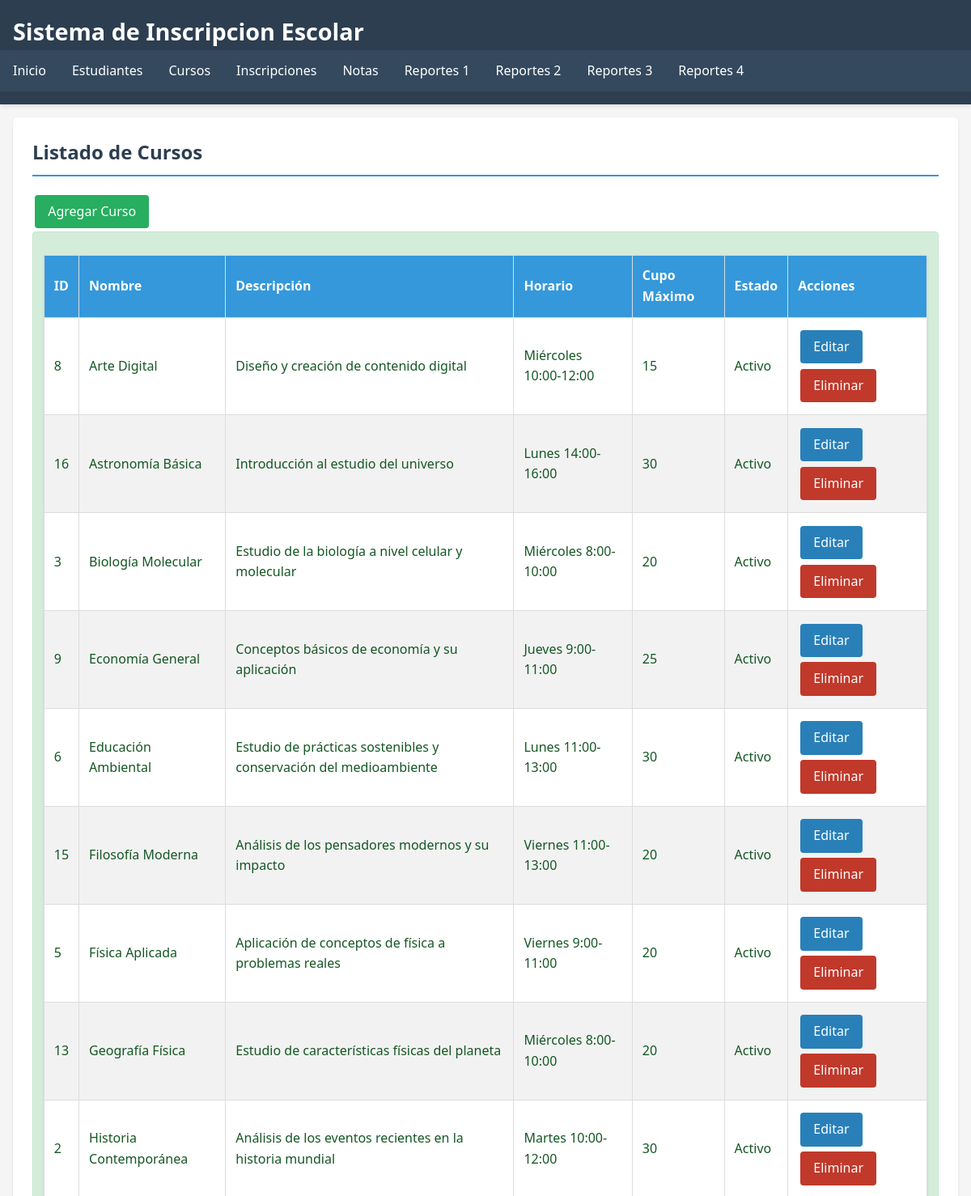
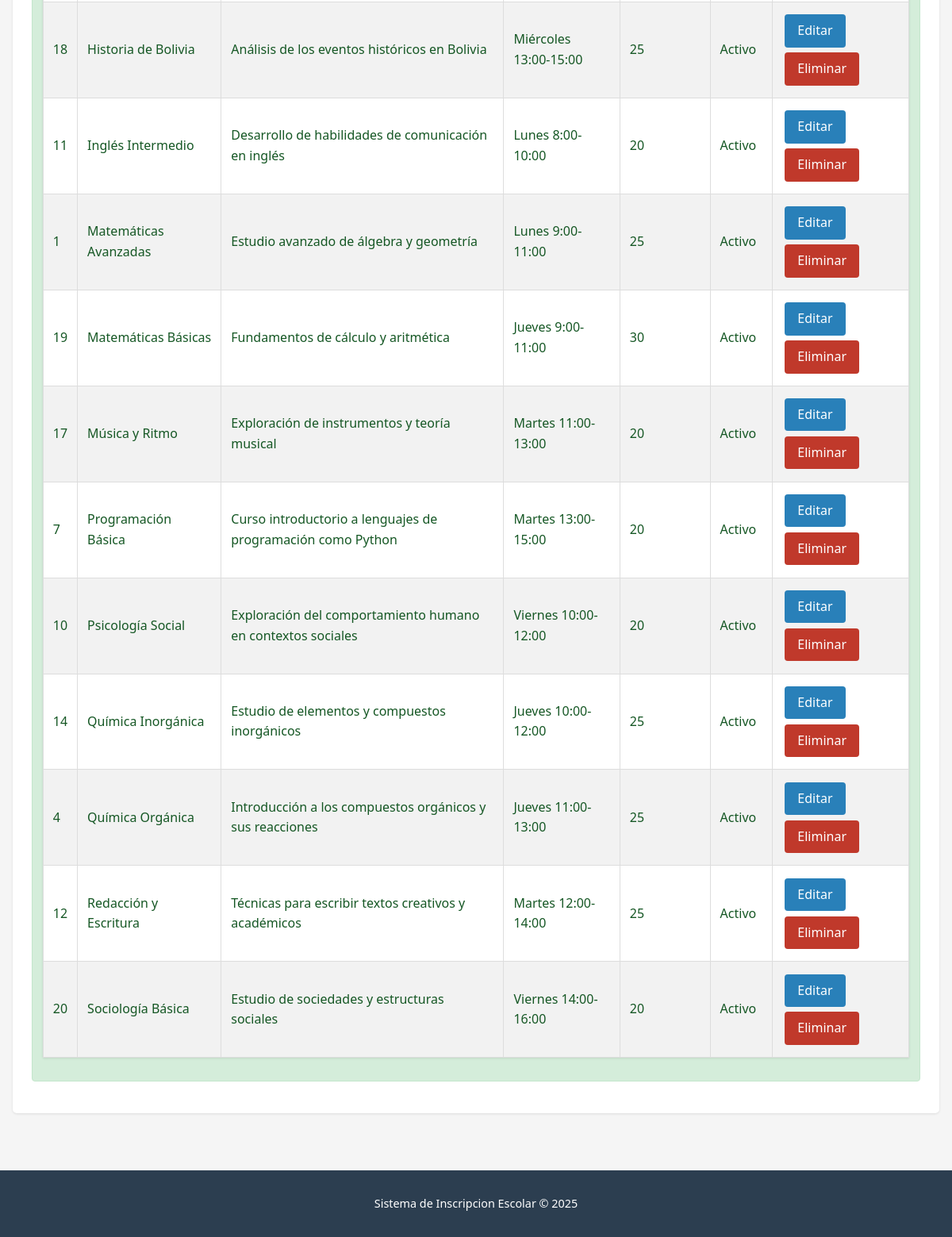
/cursos/listar.php, run on the app's committed database (2 pictures, top to bottom).
### tables this page shows
CREATE TABLE `cursos` (
  `id_curso` int(11) NOT NULL,
  `nombre` varchar(100) NOT NULL,
  `descripcion` text DEFAULT NULL,
  `horario` varchar(50) DEFAULT NULL,
  `cupo_maximo` int(11) DEFAULT NULL,
  `estado` enum('activo','inactivo') DEFAULT 'activo'
);

### cursos/listar.php (the view, shortened to what this page needs)
<?php
require_once('../includes/conexion.php');
$query = "SELECT * FROM cursos ORDER BY nombre";
$resultado = mysqli_query($conexion, $query);
include('../includes/header.php');
?>
<div class="card">
    <h2>Listado de Cursos</h2>
    <a href="agregar.php" class="btn btn-agregar">Agregar Curso</a>
    <div class="alert alert-success">
    <table>
        <thead>
            <tr>
                <th>ID</th>
                <th>Nombre</th>
                <th>Descripción</th>
                <th>Horario</th>
                <th>Cupo Máximo</th>
                <th>Estado</th>
                <th>Acciones</th>
            </tr>
        </thead>
        <tbody>
        <?php if (mysqli_num_rows($resultado) > 0): ?>
            <?php while ($curso = mysqli_fetch_assoc($resultado)): ?>
                <tr>
                    <td><?php echo $curso['id_curso']; ?></td>
                    <td><?php echo $curso['nombre']; ?></td>
                    <td><?php echo $curso['descripcion']; ?></td>
                    <td><?php echo $curso['horario']; ?></td>
                    <td><?php echo $curso['cupo_maximo']; ?></td>
                    <td><?php echo $curso['estado'] == 'activo' ? 'Activo' : 'Inactivo'; ?></td>
                    <td>
                        <a href="editar.php?id=<?php echo $curso['id_curso']; ?>" class="btn btn-editar">Editar</a>
                        <a href="eliminar.php?id=<?php echo $curso['id_curso']; ?>" class="btn btn-eliminar">Eliminar</a>
                    </td>
                </tr>
            <?php endwhile; ?>
        <?php else: ?>
            <tr>
                <td colspan="7">No hay cursos registrados.</td>
            </tr>
        <?php endif; ?>
        </tbody>
    </table>
    </div>
</div>
<?php
include('../includes/footer.php');
?>

### css/estilo.css (style rules this page uses)
body { font-family: 'Segoe UI', Tahoma, Geneva, Verdana, sans-serif; line-height: 1.6; margin: 0; padding: 0; color: #333; background-color: #f5f5f5; }
table { width: 100%; border-collapse: collapse; margin: 1rem 0; background: white; box-shadow: 0 1px 3px rgba(0,0,0,0.1); }
table, th, td { border: 1px solid #ddd; }
th, td { padding: 0.75rem; text-align: left; }
th { background-color: #3498db; color: white; }
tr:nth-child(even) { background-color: #f2f2f2; }
.btn { display: inline-block; padding: 0.5rem 1rem; margin: 0.2rem; text-decoration: none; border-radius: 4px; font-weight: 500; transition: all 0.3s; border: none; cursor: pointer; }
.btn-agregar { background: #27ae60; color: white; }
.btn-editar { background: #2980b9; color: white; }
.btn-eliminar { background: #c0392b; color: white; }
.alert { padding: 0.8rem; margin-bottom: 1rem; border-radius: 4px; }
.alert-success { background-color: #d4edda; color: #155724; border: 1px solid #c3e6cb; }
.card { background: white; border-radius: 5px; box-shadow: 0 1px 3px rgba(0,0,0,0.1); padding: 1.5rem; margin-bottom: 1.5rem; }
.card h2 { margin-top: 0; color: #2c3e50; border-bottom: 2px solid #3498db; padding-bottom: 0.5rem; }

### data on the page
cursos: id_curso "8", nombre "Arte Digital", descripcion "Diseño y creación de contenido digital", horario "Miércoles 10:00-12:00", cupo_maximo "15", estado "Activo"
cursos: id_curso "16", nombre "Astronomía Básica", descripcion "Introducción al estudio del universo", horario "Lunes 14:00-16:00", cupo_maximo "30", estado "Activo"
cursos: id_curso "3", nombre "Biología Molecular", descripcion "Estudio de la biología a nivel celular y molecular", horario "Miércoles 8:00-10:00", cupo_maximo "20", estado "Activo"
cursos: id_curso "9", nombre "Economía General", descripcion "Conceptos básicos de economía y su aplicación", horario "Jueves 9:00-11:00", cupo_maximo "25", estado "Activo"
cursos: id_curso "6", nombre "Educación Ambiental", descripcion "Estudio de prácticas sostenibles y conservación del medioambiente", horario "Lunes 11:00-13:00", cupo_maximo "30", estado "Activo"
cursos: id_curso "15", nombre "Filosofía Moderna", descripcion "Análisis de los pensadores modernos y su impacto", horario "Viernes 11:00-13:00", cupo_maximo "20", estado "Activo"
cursos: id_curso "5", nombre "Física Aplicada", descripcion "Aplicación de conceptos de física a problemas reales", horario "Viernes 9:00-11:00", cupo_maximo "20", estado "Activo"
cursos: id_curso "13", nombre "Geografía Física", descripcion "Estudio de características físicas del planeta", horario "Miércoles 8:00-10:00", cupo_maximo "20", estado "Activo"
cursos: id_curso "2", nombre "Historia Contemporánea", descripcion "Análisis de los eventos recientes en la historia mundial", horario "Martes 10:00-12:00", cupo_maximo "30", estado "Activo"
cursos: id_curso "18", nombre "Historia de Bolivia", descripcion "Análisis de los eventos históricos en Bolivia", horario "Miércoles 13:00-15:00", cupo_maximo "25", estado "Activo"
cursos: id_curso "11", nombre "Inglés Intermedio", descripcion "Desarrollo de habilidades de comunicación en inglés", horario "Lunes 8:00-10:00", cupo_maximo "20", estado "Activo"
cursos: id_curso "1", nombre "Matemáticas Avanzadas", descripcion "Estudio avanzado de álgebra y geometría", horario "Lunes 9:00-11:00", cupo_maximo "25", estado "Activo"
cursos: id_curso "19", nombre "Matemáticas Básicas", descripcion "Fundamentos de cálculo y aritmética", horario "Jueves 9:00-11:00", cupo_maximo "30", estado "Activo"
cursos: id_curso "17", nombre "Música y Ritmo", descripcion "Exploración de instrumentos y teoría musical", horario "Martes 11:00-13:00", cupo_maximo "20", estado "Activo"
cursos: id_curso "7", nombre "Programación Básica", descripcion "Curso introductorio a lenguajes de programación como Python", horario "Martes 13:00-15:00", cupo_maximo "20", estado "Activo"
cursos: id_curso "10", nombre "Psicología Social", descripcion "Exploración del comportamiento humano en contextos sociales", horario "Viernes 10:00-12:00", cupo_maximo "20", estado "Activo"
cursos: id_curso "14", nombre "Química Inorgánica", descripcion "Estudio de elementos y compuestos inorgánicos", horario "Jueves 10:00-12:00", cupo_maximo "25", estado "Activo"
cursos: id_curso "4", nombre "Química Orgánica", descripcion "Introducción a los compuestos orgánicos y sus reacciones", horario "Jueves 11:00-13:00", cupo_maximo "25", estado "Activo"
cursos: id_curso "12", nombre "Redacción y Escritura", descripcion "Técnicas para escribir textos creativos y académicos", horario "Martes 12:00-14:00", cupo_maximo "25", estado "Activo"
cursos: id_curso "20", nombre "Sociología Básica", descripcion "Estudio de sociedades y estructuras sociales", horario "Viernes 14:00-16:00", cupo_maximo "20", estado "Activo"
